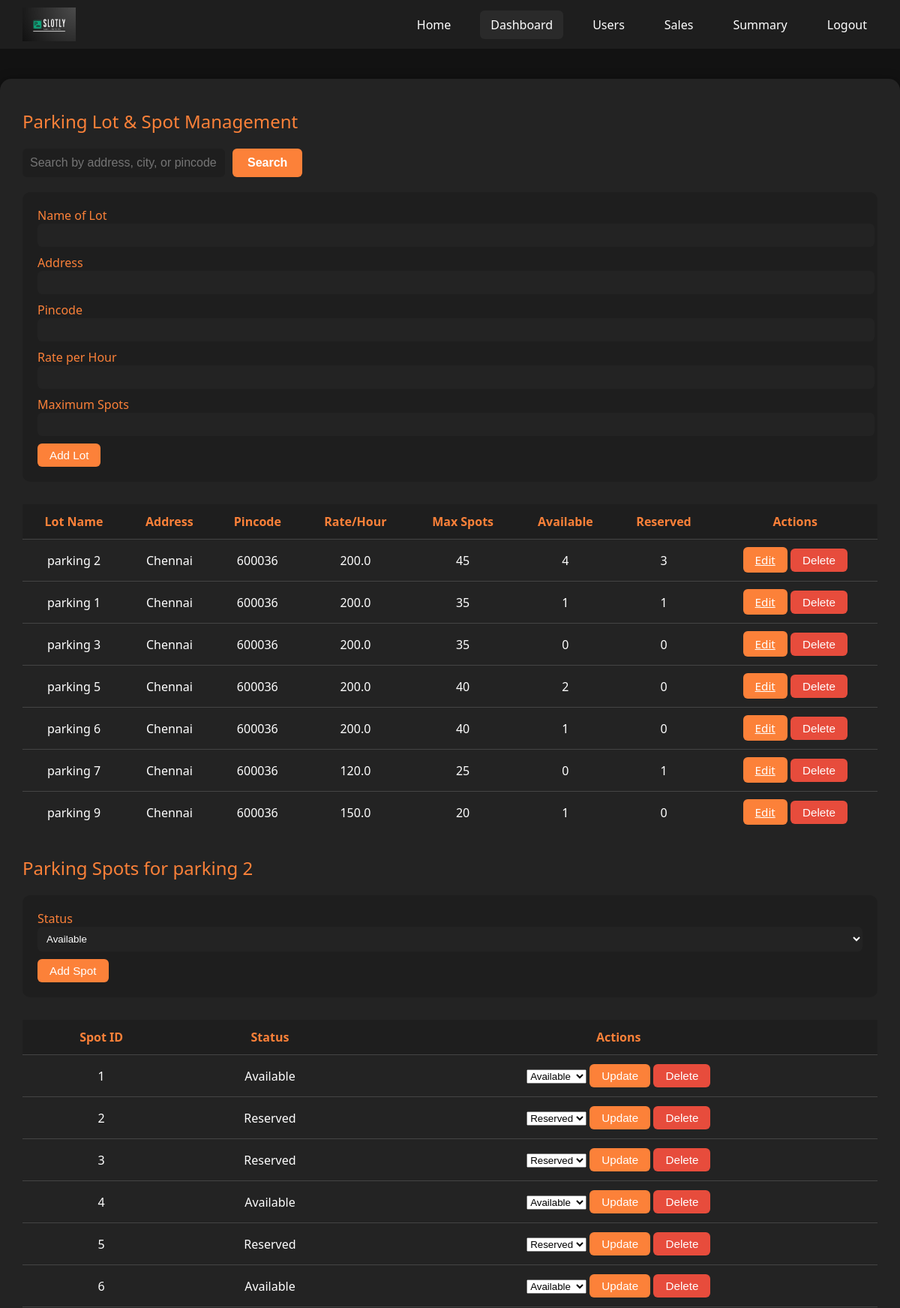
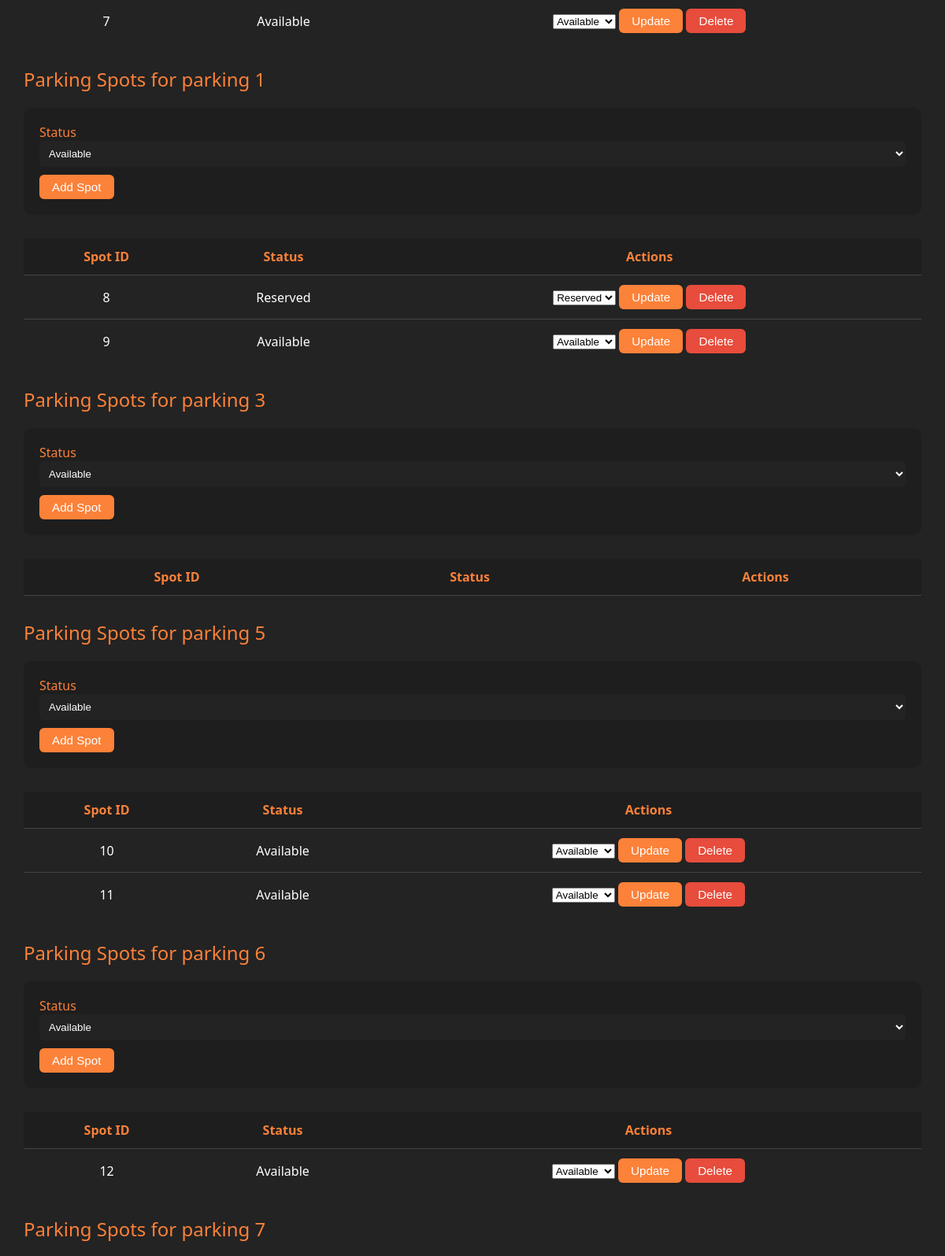
The app's page /secret-dashboard (upper part) with its own data (2 pictures, top to bottom).
### app/models.py (models this page shows)
class ParkingLot(db.Model):
    id = db.Column(db.Integer, primary_key=True)
    prime_location_name = db.Column(db.String(100), nullable=False)
    price_per_hour = db.Column(db.Float, nullable=False)
    address = db.Column(db.Text, nullable=False)
    pincode = db.Column(db.String(10), nullable=False)
    max_spots = db.Column(db.Integer, nullable=False)
    spots = db.relationship("ParkingSpot", backref="lot", lazy=True)

class ParkingSpot(db.Model):
    id = db.Column(db.Integer, primary_key=True)
    lot_id = db.Column(db.Integer, db.ForeignKey('parking_lot.id'), nullable=False)
    status = db.Column(db.String(1), nullable=False, default='A')  # 'A' or 'O'
    reservations = db.relationship("Reservation", backref="spot", lazy=True)

### app/routes/admin_routes.py (the view)
@admin_bp.route('/secret-dashboard')
def admin_dashboard():
    search_query = request.args.get('search', '')
    if search_query:
        lots = ParkingLot.query.filter(
            ParkingLot.prime_location_name.contains(search_query) |
            ParkingLot.address.contains(search_query) |
            ParkingLot.pincode.contains(search_query)
        ).all()
    else:
        lots = ParkingLot.query.all()
    spots = ParkingSpot.query.all()
    users = User.query.all()
    reservations = Reservation.query.all()
    return render_template('admin_dashboard.html', lots=lots, spots=spots, users=users, reservations=reservations, active_tab='home', search_query=search_query)

### app/templates/admin_dashboard.html (shortened to what this page needs)
<!DOCTYPE html>
<html lang="en">
<head>
    <link rel="stylesheet" href="{{ url_for('static', filename='style.css') }}">
</head>
<body>
    <nav>
        <img src="{{ url_for('static', filename='slotly_logo.png') }}" alt="Slotly Logo">
        <div class="nav-links">
            <a href="{{ url_for('main_bp.home') }}">Home</a>
            <a href="{{ url_for('admin_bp.admin_dashboard') }}" class="active">Dashboard</a>
            <a href="{{ url_for('admin_bp.admin_users') }}">Users</a>
            <a href="{{ url_for('admin_bp.admin_sales') }}">Sales</a>
            <a href="{{ url_for('admin_bp.admin_summary') }}">Summary</a>
            <a href="{{ url_for('admin_bp.logout') }}">Logout</a>
        </div>
    </nav>
    <div class="dashboard-container">
        <div class="section-title">Parking Lot & Spot Management</div>
        <div class="search-bar">
            <form method="GET" action="{{ url_for('admin_bp.admin_dashboard') }}" style="display:flex;gap:10px;width:100%;">
                <input type="text" id="lot-search" name="search" placeholder="Search by address, city, or pincode" value="{{ search_query|default('') }}">
                <button type="submit">Search</button>
            </form>
        </div>
        <div class="form-section">
            <form id="lot-form" method="POST" action="{{ url_for('admin_bp.add_lot') }}">
                <label>Name of Lot</label>
                <input type="text" name="lot_name" id="lot_name" required>
                <label>Address</label>
                <input type="text" name="address" id="address" required>
                <label>Pincode</label>
                <input type="text" name="pincode" id="pincode" required>
                <label>Rate per Hour</label>
                <input type="number" name="rate" id="rate" required>
                <label>Maximum Spots</label>
                <input type="number" name="max_spots" id="max_spots" required>
                <button class="action-btn" type="submit" id="lot-submit-btn">Add Lot</button>
            </form>
        </div>
        <table id="lots-table">
            <thead>
                <tr>
                    <th>Lot Name</th>
                    <th>Address</th>
                    <th>Pincode</th>
                    <th>Rate/Hour</th>
                    <th>Max Spots</th>
                    <th>Available</th>
                    <th>Reserved</th>
                    <th>Actions</th>
                </tr>
            </thead>
            <tbody>
                {% for lot in lots %}
                <tr>
                    <td>{{ lot.prime_location_name }}</td>
                    <td>{{ lot.address }}</td>
                    <td>{{ lot.pincode }}</td>
                    <td>{{ lot.price_per_hour }}</td>
                    <td>{{ lot.max_spots }}</td>
                    <td>{{ lot.spots|selectattr('status', 'equalto', 'A')|list|length }}</td>
                    <td>{{ lot.spots|selectattr('status', 'equalto', 'O')|list|length }}</td>
                    <td>
                        <a href="{{ url_for('admin_bp.edit_lot', lot_id=lot.id) }}" class="action-btn">Edit</a>
                        <form method="POST" action="{{ url_for('admin_bp.delete_lot', lot_id=lot.id) }}" style="display:inline;">
                            <button class="action-btn" type="submit" style="background:#e74c3c;">Delete</button>
                        </form>
                    </td>
                </tr>
                {% endfor %}
            </tbody>
        </table>
        {% for lot in lots %}
        <div class="section-title">Parking Spots for {{ lot.prime_location_name }}</div>
        <div class="form-section">
            <form method="POST" action="{{ url_for('admin_bp.add_spot') }}">
                <label>Status</label>
                <select name="status">
                    <option value="A">Available</option>
                </select>
                <button class="action-btn" type="submit">Add Spot</button>
            </form>
        </div>
        <table>
            <thead>
                <tr>
                    <th>Spot ID</th>
                    <th>Status</th>
                    <th>Actions</th>
                </tr>
            </thead>
            <tbody>
                {% for spot in lot.spots %}
                <tr>
                    <td>{{ spot.id }}</td>
                    <td>{{ 'Available' if spot.status == 'A' else 'Reserved' }}</td>
                    <td>
                        <form method="POST" action="{{ url_for('admin_bp.update_spot', spot_id=spot.id) }}" style="display:inline;">
                            <select name="status">
                                <option value="A" {{ 'selected' if spot.status == 'A' else '' }}>Available</option>
                                <option value="O" {{ 'selected' if spot.status == 'O' else '' }}>Reserved</option>
                            </select>
                            <button class="action-btn" type="submit">Update</button>
                        </form>
                        <form method="POST" action="{{ url_for('admin_bp.delete_spot', spot_id=spot.id) }}" style="display:inline;">
                            <button class="action-btn" type="submit" style="background:#e74c3c;">Delete</button>
                        </form>
                    </td>
                </tr>
                {% endfor %}
            </tbody>
        </table>
        {% endfor %}
    </div>
</body>
</html>

### app/templates/admin_dashboard.html (style rules this page uses)
body { background-color: #121212; font-family: 'Segoe UI', sans-serif; color: #ffffff; margin: 0; padding: 0; }
nav { background-color: #1e1e1e; display: flex; align-items: center; justify-content: space-between; padding: 10px 30px; }
nav img { height: 45px; }
.nav-links { display: flex; align-items: center; gap: 25px; }
.nav-links a { color: white; text-decoration: none; font-weight: 500; font-size: 1rem; padding: 8px 14px; border-radius: 6px; transition: 0.3s; }
.nav-links a:hover, .nav-links a.active { background-color: #2a2a2a; }
.dashboard-container { max-width: 1200px; margin: 40px auto; background-color: #232323; padding: 40px 30px; border-radius: 15px; box-shadow: 0 4px 15px rgba(0,0,0,0.6); }
.section-title { color: #fc8139; font-size: 1.5rem; margin-bottom: 20px; }
.search-bar { display: flex; gap: 10px; margin-bottom: 20px; }
.search-bar input[type="text"] { padding: 10px; border-radius: 6px; border: none; background: #1e1e1e; color: #fff; font-size: 1rem; width: 250px; }
.search-bar button { padding: 10px 20px; background: #fc8139; color: #fff; border: none; border-radius: 6px; font-size: 1rem; font-weight: 600; cursor: pointer; transition: background 0.3s; }
table { width: 100%; border-collapse: collapse; background: #232323; margin-bottom: 30px; }
th, td { padding: 12px; border-bottom: 1px solid #444; text-align: center; }
th { background: #1e1e1e; color: #fc8139; }
tr:last-child td { border-bottom: none; }
.action-btn { padding: 7px 16px; background: #fc8139; color: #fff; border: none; border-radius: 6px; font-size: 0.95rem; font-weight: 500; cursor: pointer; transition: background 0.3s; }
.form-section { background: #1e1e1e; padding: 20px; border-radius: 10px; margin-bottom: 30px; }
.form-section input, .form-section select { margin-bottom: 10px; padding: 8px; border-radius: 6px; border: none; width: 100%; background: #232323; color: #fff; }
.form-section label { color: #fc8139; font-weight: 500; }

### records on screen
ParkingLot: prime_location_name "parking 2", address "Chennai", pincode "600036", price_per_hour "200.0", max_spots "45", spots|selectattr "4", spots|selectattr "3"
ParkingLot: prime_location_name "parking 1", address "Chennai", pincode "600036", price_per_hour "200.0", max_spots "35", spots|selectattr "1"
ParkingLot: prime_location_name "parking 3", address "Chennai", pincode "600036", price_per_hour "200.0", max_spots "35", spots|selectattr "0"
ParkingLot: prime_location_name "parking 5", address "Chennai", pincode "600036", price_per_hour "200.0", max_spots "40", spots|selectattr "2", spots|selectattr "0"
ParkingLot: prime_location_name "parking 6", address "Chennai", pincode "600036", price_per_hour "200.0", max_spots "40", spots|selectattr "1", spots|selectattr "0"
ParkingLot: prime_location_name "parking 7", address "Chennai", pincode "600036", price_per_hour "120.0", max_spots "25", spots|selectattr "0", spots|selectattr "1"
ParkingLot: prime_location_name "parking 9", address "Chennai", pincode "600036", price_per_hour "150.0", max_spots "20", spots|selectattr "1", spots|selectattr "0"
ParkingSpot: id "1", status "Available"
ParkingSpot: id "2", status "Reserved"
ParkingSpot: id "3", status "Reserved"
ParkingSpot: id "4", status "Available"
ParkingSpot: id "5", status "Reserved"
ParkingSpot: id "6", status "Available"
ParkingSpot: id "7", status "Available"
ParkingSpot: id "8", status "Reserved"
ParkingSpot: id "9", status "Available"
ParkingSpot: id "10", status "Available"
ParkingSpot: id "11", status "Available"
ParkingSpot: id "12", status "Available"
